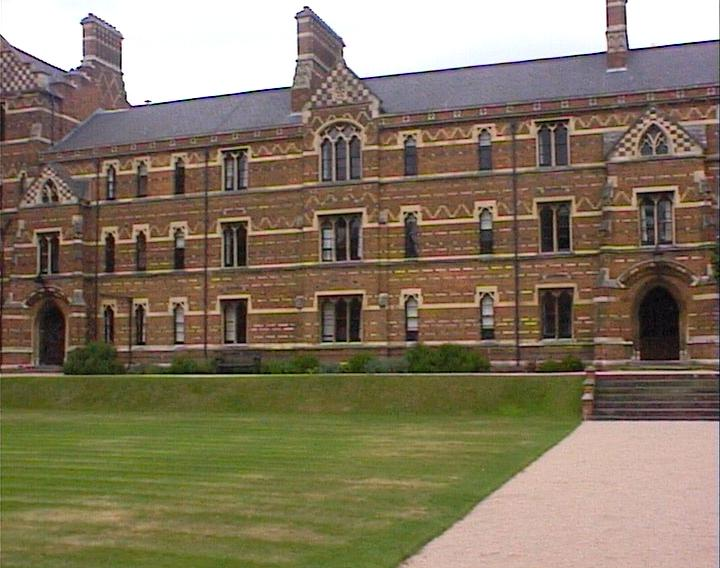
%> input picture imageStitch/keble/keble_a.jpg, 720 x 568 px
$ octave --eval "result = harris(imread('keble/keble_a.jpg'));"   (GNU Octave 9; MATLAB toolbox functions it lacks are replaced by stand-ins)
%> lines starting %> are read from the running program, lines starting %| are printed output that depends on the picture; in (x1, y1, x2, y2) boxes, pixels count from 0 and x2, y2 are one past the last pixel; in counts of white or black regions, pixels touching at a corner belong together; the program's own positions count from 1

% Sample code for detecting Harris corners, following
% Brown et al, CVPR 2005
%        by Alyosha Efros, so probably buggy...

function [x,y,v] = harris(imrgb);
im = im2double(rgb2gray(imrgb));
g1 = fspecial('gaussian', 9,1);  % Gaussian with sigma_d
g2 = fspecial('gaussian', 11,1.5); % Gaussian with sigma_i
img1 = conv2(im,g1,'same');  % blur image with sigma_d
Ix = conv2(img1,[-1 0 1],'same');  % take x derivative
Iy = conv2(img1,[-1;0;1],'same');  % take y derivative

% Compute elements of the Harris matrix H
%%% we can use blur instead of the summing window
Ix2 = conv2(Ix.*Ix,g2,'same');
Iy2 = conv2(Iy.*Iy,g2,'same');
IxIy = conv2(Ix.*Iy,g2,'same');
R = (Ix2.*Iy2 - IxIy.*IxIy) ... % det(H)
    ./ (Ix2 + Iy2 + eps);       % trace(H) + epsilon

% don't want corners close to image border
R([1:15, end-16:end], :) = 0;
R(:,[1:15,end-16:end]) = 0;

% non-maxima supression within 3x3 windows
nonmax = inline('max(x)');
Rmax = colfilt(R,[3 3],'sliding',nonmax); % find neighbrhood max
Rnm = R.*(R == Rmax);  % supress non-max

% extract all interest points
[y,x,v] = find(Rnm);

% show 'em
figure, imagesc(im);
colormap(gray);
hold on;
plot(x,y,'r.');
hold off;
%> in harris, `im = im2double(rgb2gray(imrgb));`:
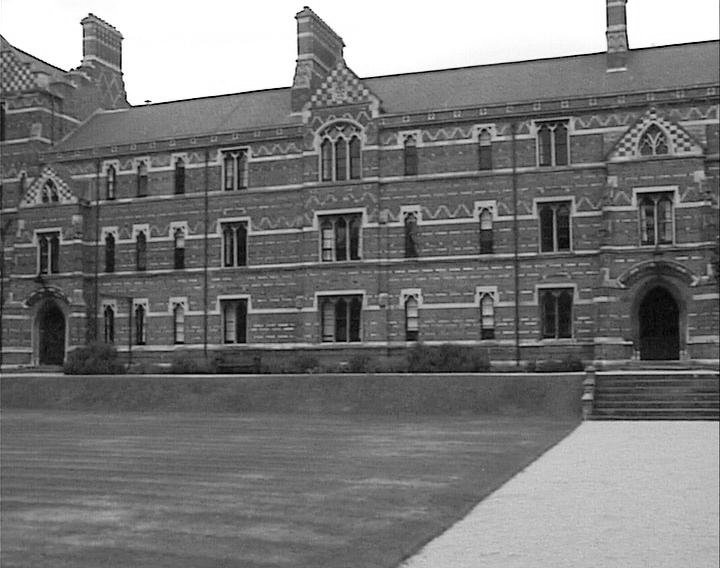
%> im: size 568x720 double; min 0, max 1, mean 0.473
%> in harris, `Iy = conv2(img1,[-1;0;1],'same');`:
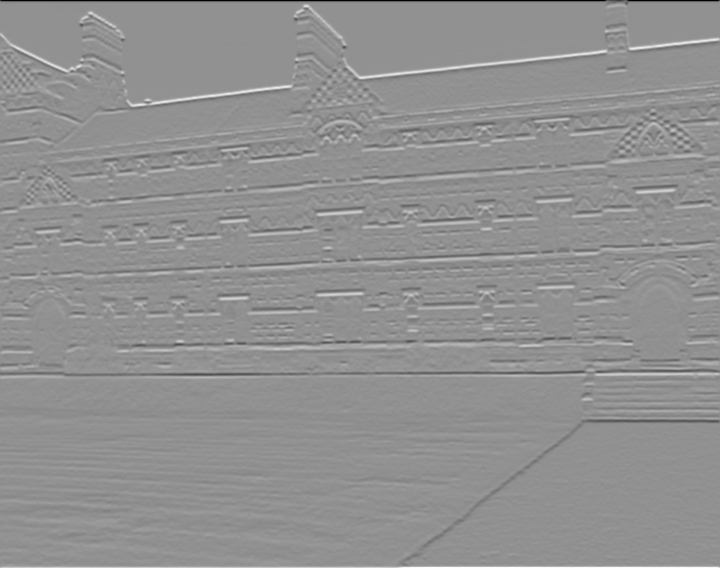
%> Iy: size 568x720 double; min -0.941, max 0.713, mean 0.000547; drawn with min black and max white
%> in harris, `Iy2 = conv2(Iy.*Iy,g2,'same');`:
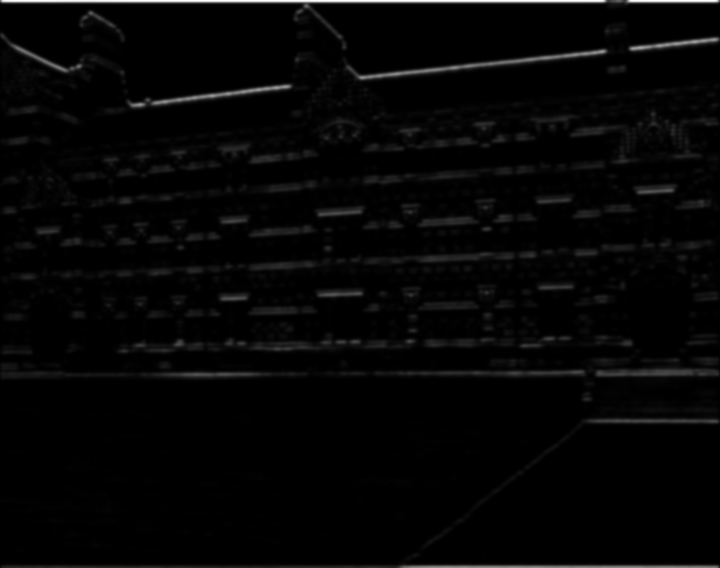
%> Iy2: size 568x720 double; min 0, max 0.255, mean 0.00595; drawn with min black and max white
%> in harris, `IxIy = conv2(Ix.*Iy,g2,'same');`:
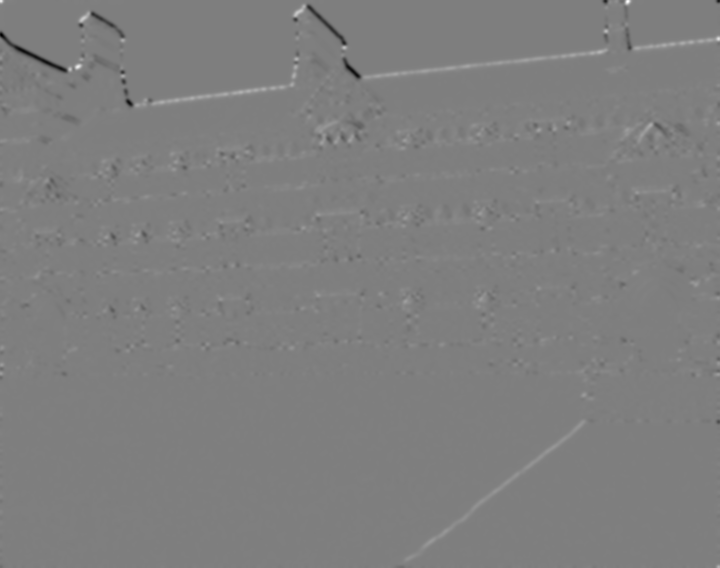
%> IxIy: size 568x720 double; min -0.0671, max 0.0677, mean 0.000105; drawn with min black and max white
%> in harris, `R([1:15, end-16:end], :) = 0;`:
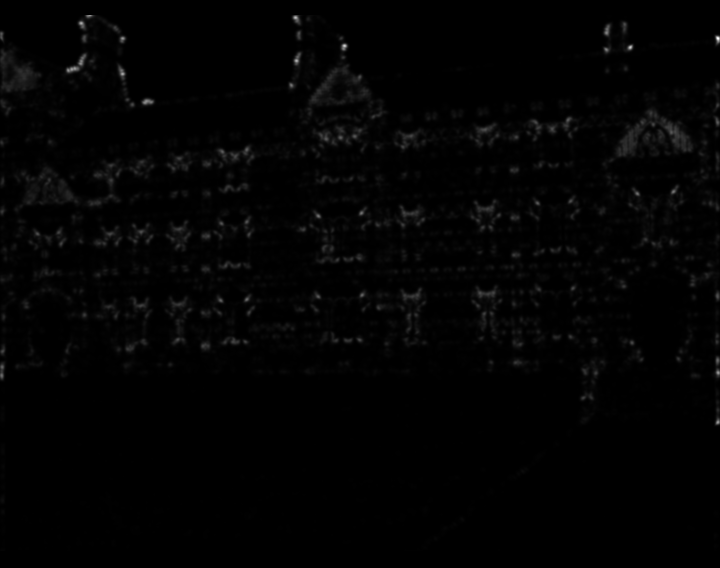
%> R: size 568x720 double; min 0, max 0.0335, mean 0.00042; drawn with min black and max white
%> in harris, `R(:,[1:15,end-16:end]) = 0;`: R: size 568x720 double; 4.19% of pixels changed, all inside (x1, y1, x2, y2) = (0, 15, 720, 551)
%> in harris, `Rmax = colfilt(R,[3 3],'sliding',nonmax);`:
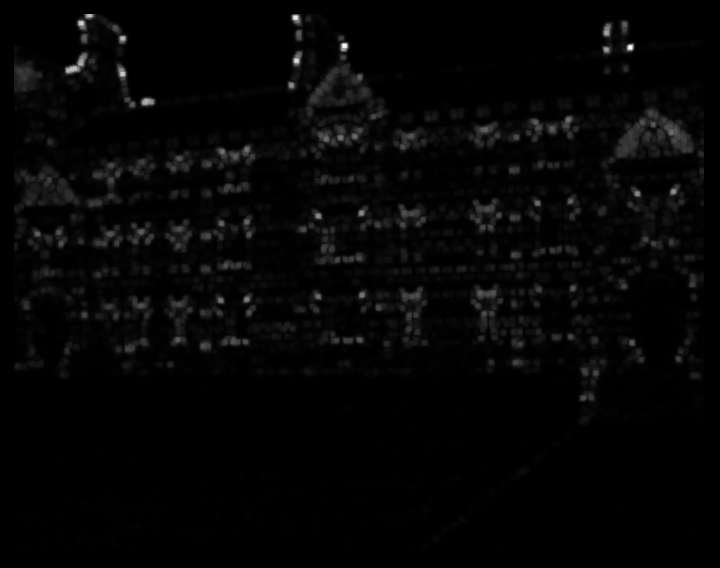
%> Rmax: size 568x720 double; min 0, max 0.027, mean 0.000601; drawn with min black and max white
%> in harris, `[y,x,v] = find(Rnm);`: y = 5011 values from 16 to 551; x = 5011 values from 16 to 703; v = 5011 values from 2.85e-14 to 0.027
%> `result = harris(imread('keble/keble_a.jpg'));`:
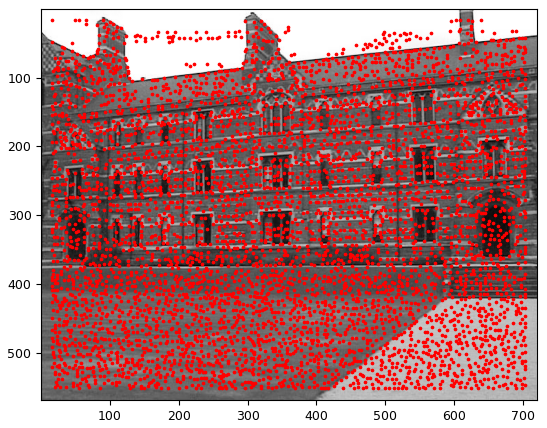
%> figure redrawn from the program's plot data
%> `result = harris(imread('keble/keble_a.jpg'));`: result = 5011 values from 16 to 703
